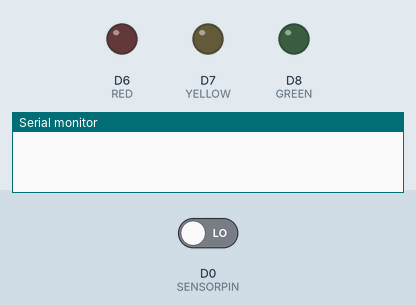
Recording of a sketch running on a simulated ESP8266 (NodeMCU). On the bench: output pins drawn as LEDs (lit = HIGH), the last lines printed to the serial monitor. The test bench sets the inputs (shaded band); at power-on: D0 (SENSORPIN) LOW.

Above: at 0.0 s.
At 1.1 s:
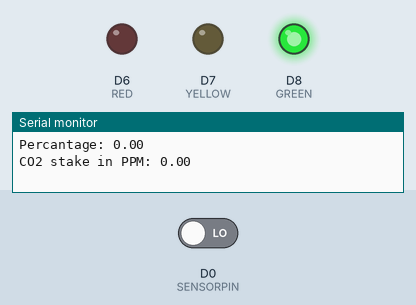
Timing chart, 0 to 2.6 s (numbered marks = the images above):
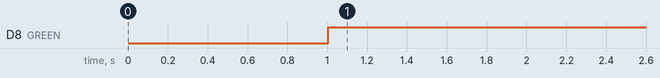

The sketch:

main.ino
```cpp
//Pin variables for LEDs and the sensor
#define SENSORPIN D0
#define RED D6
#define YELLOW D7
#define GREEN D8

float MeasureRange = 5000;
unsigned long TimeMicroSecs;
unsigned long TimeMilliSecs;
const int WaitTime = 100;

float PPM = 0; //PPM Measurement
float Percentage = 0;


void setup() {
  //Define In- and Output Pins
  pinMode(SENSORPIN, INPUT);
  pinMode(RED, OUTPUT);
  pinMode(YELLOW, OUTPUT);
  pinMode(GREEN,OUTPUT);
  //start serial connection
  Serial.begin(115200);
}

void loop() {
  TimeMicroSecs = pulseIn(SENSORPIN, HIGH, 1004000); // get PWM signal
  TimeMilliSecs = TimeMicroSecs/1000; // convert microsecs in millisecs
  Percentage = TimeMilliSecs / 1004.0; // percantage indicates the ppm value as the pwm signal length over the available measurerange
  Serial.print("Percantage: ");
  Serial.println(Percentage);
  PPM = MeasureRange * Percentage; // calculate the ppm value
  Serial.print("CO2 stake in PPM: ");
  Serial.println(PPM);
  //refresh the leds and wait for 1000millisecs
  SetLedColor(PPM);
  delay(WaitTime);
}

void SetLedColor(float PPM) {
  if (PPM < 800){
    digitalWrite(GREEN, HIGH);
    digitalWrite(YELLOW, LOW);
    digitalWrite(RED, LOW);
  }
  else if (PPM > 800 && PPM < 1200){
    digitalWrite(GREEN, LOW);
    digitalWrite(YELLOW, HIGH);
    digitalWrite(RED, LOW);
  }
  else if (PPM > 1200){
    digitalWrite(GREEN, LOW);
    digitalWrite(YELLOW, LOW);
    digitalWrite(RED, HIGH);
  }
}
```

Measured:
- by itself, D8 (GREEN): LOW → HIGH at 1.0 s
